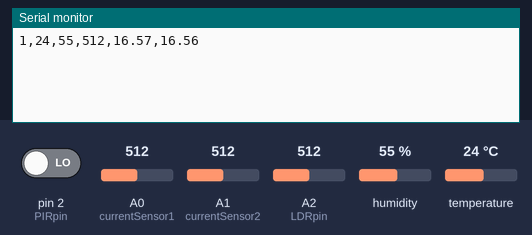
The sketch below on a simulated Arduino Uno, built with avr-gcc and run on an emulated ATmega328P. Parts: the last lines printed to the serial monitor. The inputs (shaded band) are chosen by the test bench; at power-on: humidity 55 %, A0 (currentSensor1) = 512, A1 (currentSensor2) = 512, A2 (LDRpin) = 512, pin 2 (PIRpin) LOW, temperature 24 °C.

Above: at 1.2 s.
1.3 s: humidity set to 22 %
At 2.6 s:
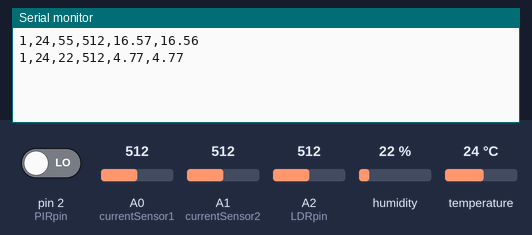
2.8 s: A0 (currentSensor1) set to 716
At 3.9 s:
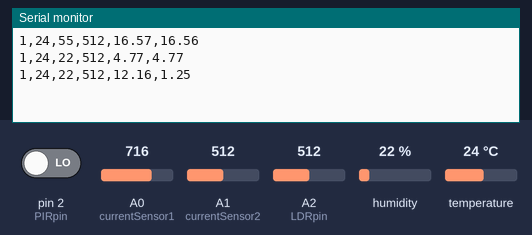
4.3 s: A1 (currentSensor2) set to 716
At 5.6 s:
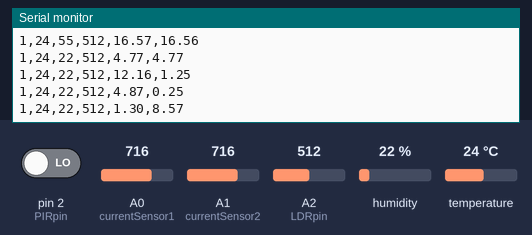
5.8 s: A2 (LDRpin) set to 716
At 6.9 s:
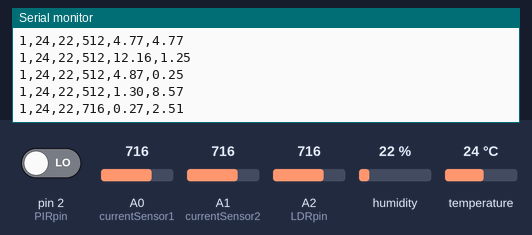
7.3 s: pin 2 (PIRpin) driven HIGH
At 8.5 s:
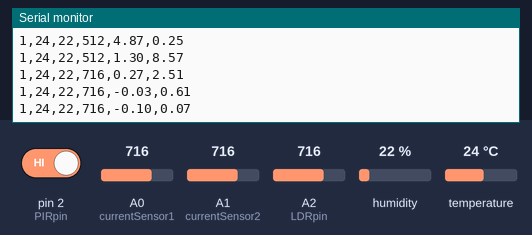
8.8 s: temperature set to 12 °C
At 9.6 s:
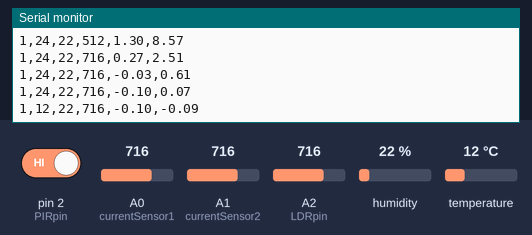
Timing chart, 0 to 11.3 s (numbered marks = the images above; inputs shaded):
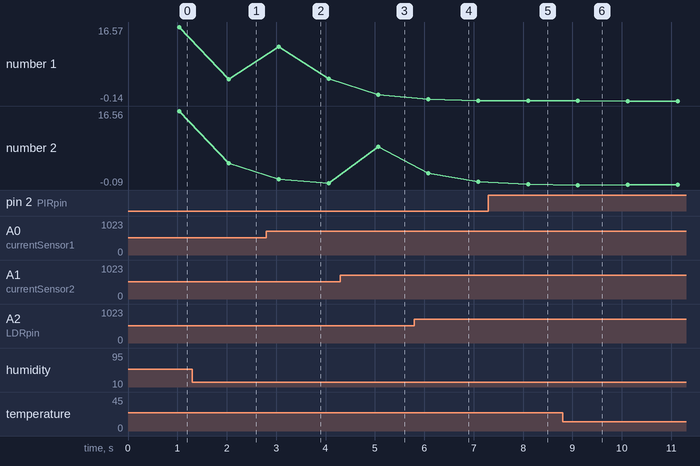

Measured:
- after the input at 1.3 s, the serial monitor: prints a new line after 0.74 s (image 1)
- after the input at 2.8 s, the serial monitor: prints a new line after 0.25 s (image 2)
- after the input at 4.3 s, the serial monitor: prints a new line after 0.77 s (image 3)
- after the input at 5.8 s, the serial monitor: prints a new line after 0.28 s (image 4)
- after the input at 7.3 s, the serial monitor: prints a new line after 0.80 s (image 5)
- after the input at 8.8 s, the serial monitor: prints a new line after 0.31 s (image 6)
- plotted number 1: 4.77 → 4.87 after the input at 2.8 s, -0.03 → -0.1 after the input at 7.3 s
- plotted number 2: 0.25 → 8.57 after the input at 4.3 s, 0.07 → -0.08 after the input at 8.8 s

The sketch:

Temperature_sensor.ino
```cpp
#include <dht.h>
#include <Filters.h>

float testFrequency = 50;                     // test signal frequency (Hz)
float windowLength = 20.0/testFrequency;     // how long to average the signal, for statistist
int currentValue1 = 0, currentValue2 = 0;
float intercept = -0.1429; // to be adjusted based on calibration testing
float slope = 0.12; // to be adjusted based on calibration testing
float current_amps1, current_amps2; // estimated actual current in amps

unsigned long printPeriod = 1000; // in milliseconds
// Track time in milliseconds since last reading
unsigned long previousMillis = 0;

dht DHT;

int PIRpin = 2;
int DHTpin = 5;
int currentSensor1 = A0, currentSensor2 = A1;
int LDRpin = A2;

void setup() {
  // put your setup code here, to run once:
    Serial.begin(115200);
    pinMode(DHTpin, INPUT);
    pinMode(PIRpin, INPUT);
}

void loop() {
    RunningStatistics inputStats1, inputStats2;                 // create statistics to look at the raw test signal
    inputStats1.setWindowSecs( windowLength );
    inputStats2.setWindowSecs( windowLength );

    while(true) {
        currentValue1 = analogRead(currentSensor1);  // read the analog in value
        currentValue2 = analogRead(currentSensor2);
        inputStats1.input(currentValue1);  // log to Stats function
        inputStats2.input(currentValue2);

        unsigned long present = millis(), PIRone;
        int chk = DHT.read11(DHTpin);
        //Serial.print(chk);
        int LDRdata = analogRead(LDRpin);
        int PIRdata = digitalRead(PIRpin);
        int PIRout;
        int temper, humid;
        if (chk == 0) {
            temper = DHT.temperature;
            humid = DHT.humidity;
        }
        if(PIRdata == 1)
        {
            PIRone = present;
            PIRout = PIRdata;
        }
        else if(PIRdata == 0 && present - PIRone < 10000)
            PIRout = 1;
        else
            PIRout = 0;

        if((unsigned long)(present - previousMillis) >= printPeriod) {
            previousMillis = present;   // update time
            Serial.print(PIRout);
            Serial.print(",");
            Serial.print(temper);
            Serial.print(",");
            Serial.print(humid);
            Serial.print(",");
            Serial.print(LDRdata);
            Serial.print(",");
            current_amps1 = intercept + slope * inputStats1.sigma();
            current_amps2 = intercept + slope * inputStats2.sigma();
            Serial.print(current_amps1);
            Serial.print(",");
            Serial.print(current_amps2);
            Serial.print("\n");
        }
    }
}
```
